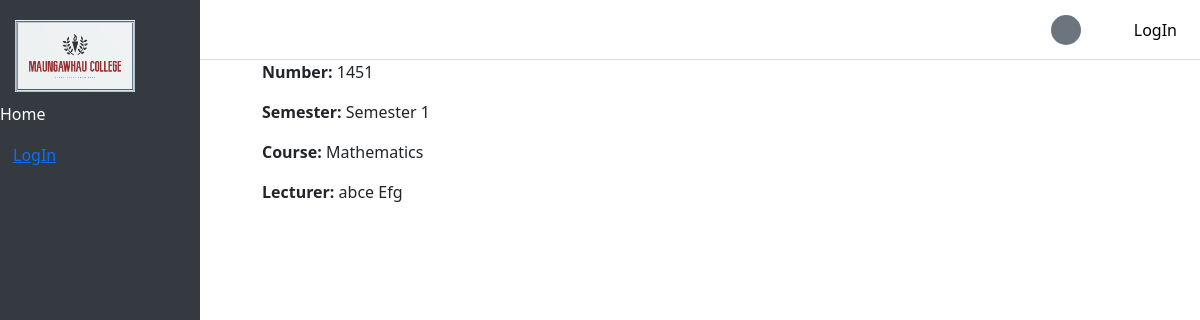
The page /courseClass_detail/9/ on the database its author committed.
### Maungawhau/models.py (models this page shows, shortened)
class CourseClass(models.Model):
    number = models.IntegerField()
    course = models.ForeignKey(Course, on_delete=models.CASCADE)
    lecturers = models.ForeignKey(Lecturer, on_delete=models.SET_NULL, null=True, blank=True)
    semester = models.ForeignKey(Semester, on_delete=models.CASCADE, default=1)
    created_at = models.DateTimeField(auto_now_add=True)
    updated_at = models.DateTimeField(auto_now=True)
    attendances = models.ManyToManyField(User, related_name='course_class_attendances', blank=True)

class Semester(models.Model):
    year = models.IntegerField()
    semester = models.CharField(max_length=10)
    courses = models.ManyToManyField(Course, related_name='semesters', blank=True)
    def __str__(self):
        return self.semester

class Course(models.Model):
    name = models.CharField(max_length=100)
    code = models.CharField(max_length=100)
    def __str__(self):
        return self.name

class Lecturer(models.Model):
    staff_id = models.IntegerField(unique=True, blank=True, null=True)
    user = models.OneToOneField(User, on_delete=models.CASCADE)
    DOB = models.DateField()
    phone = models.CharField(max_length=20, default='')
    address = models.CharField(max_length=255, default='')
    def __str__(self):
        return f'{self.user.first_name} {self.user.last_name}'

### Maungawhau/views.py (the view)
# urls.py: path('courseClass_detail/<int:pk>/', ClassDetailView.as_view(), name='class_detail'),
class ClassDetailView(DetailView):
    model = CourseClass
    template_name = 'class_detail.html'
    context_object_name = 'courseClass'

### templates/class_detail.html (shortened to what this page needs)
{% extends 'base.html' %}
{% block content %}
    <p><strong>Number:</strong> {{ courseClass.number }}</p>
    <p><strong>Semester:</strong> {{ courseClass.semester }}</p>
    <p><strong>Course:</strong> {{ courseClass.course }}</p>
    <p><strong>Lecturer:</strong> {{ courseClass.lecturers }}</p>
{% endblock %}

### templates/base.html (style rules this page uses)
body { margin-left: 250px; padding-top: 60px; }

### rows shown on the page
CourseClass: number "1451", semester "Semester 1", course "Mathematics", lecturers "abce Efg"
